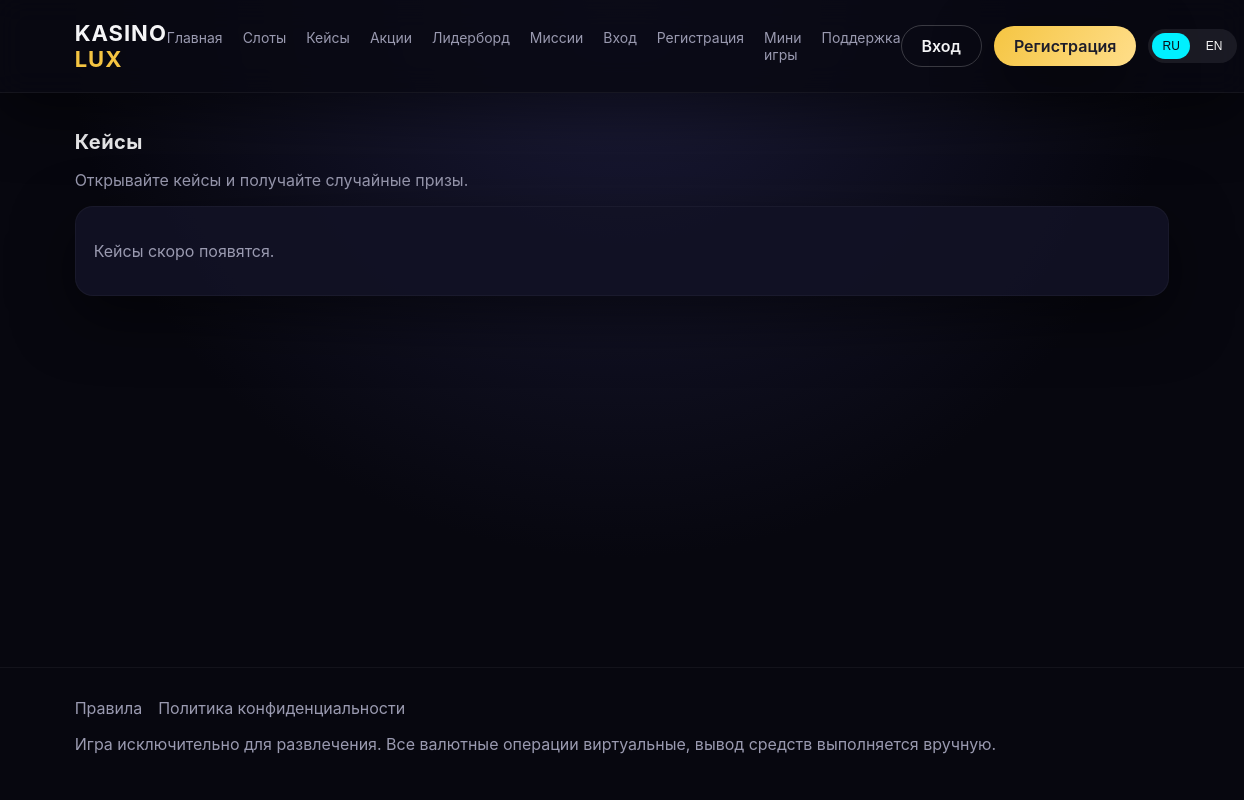
/cases.php, run on an earlier commit of the app's database.
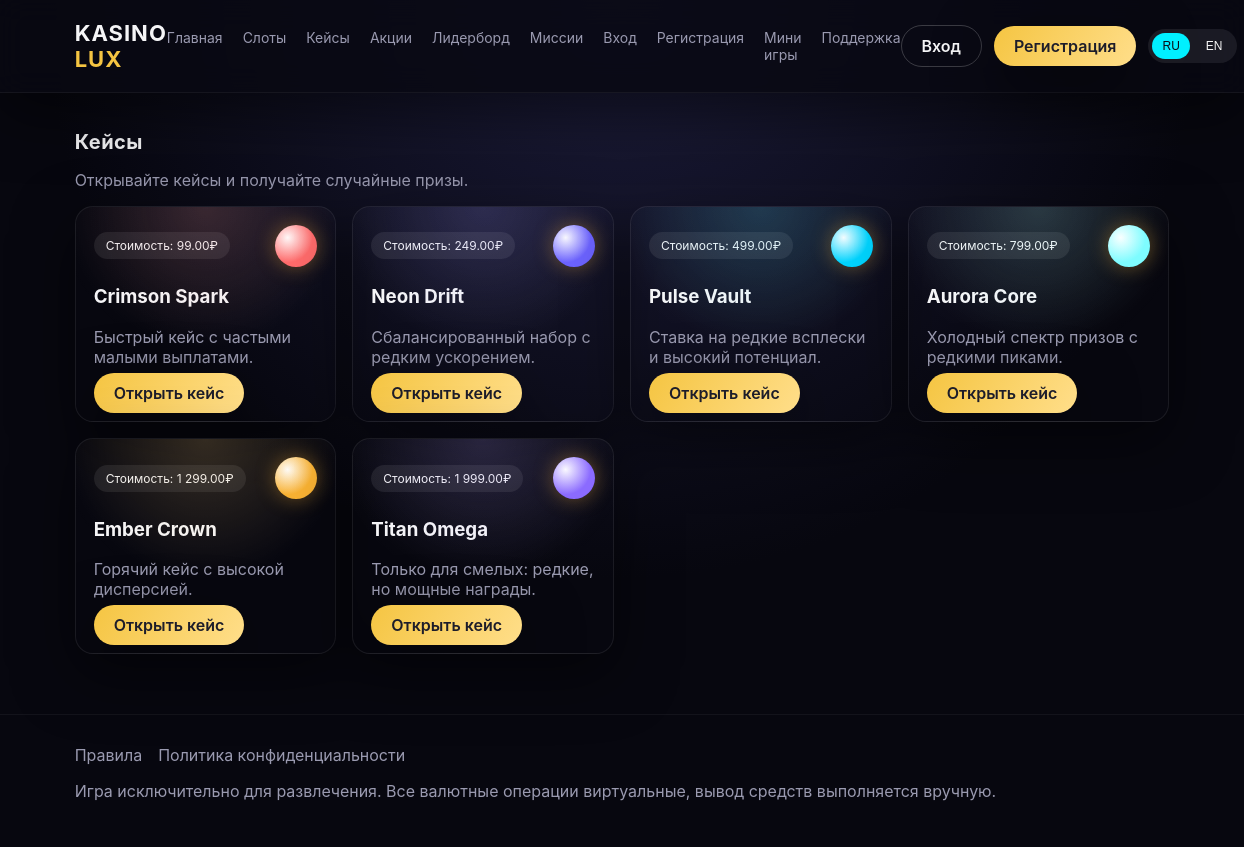
And on a later commit of the database.
### tables this page shows
CREATE TABLE cases (
    id INT AUTO_INCREMENT PRIMARY KEY,
    slug VARCHAR(120) NOT NULL UNIQUE,
    name VARCHAR(120) NOT NULL,
    description TEXT,
    price DECIMAL(12,2) NOT NULL,
    accent_color VARCHAR(20) DEFAULT '#f9b233',
    is_active TINYINT(1) DEFAULT 1,
    created_at TIMESTAMP DEFAULT CURRENT_TIMESTAMP
);

### config.php (called while the page is built)
<?php
return [
    'site' => [
        'name' => 'Kasino Lux',
        'base_url' => '',
        'default_language' => 'ru',
        'support_email' => 'support@example.com',
        'demo_mode' => false,
    ],
    'mail' => [
        'enabled' => false,
        'host' => 'smtp.example.com',
        'port' => 587,
        'encryption' => 'tls',
        'username' => 'smtp_user',
        'password' => 'smtp_password',
        'from_email' => 'support@example.com',
        'from_name' => 'Kasino Lux',
    ],
    'db' => [
        'host' => 'localhost',
        'name' => 'kasino',
        'user' => 'root',
        'pass' => '',
        'charset' => 'utf8mb4',
    ],
    'security' => [
        'session_name' => 'kasino_session',
        'csrf_key' => 'change_this_secret_key',
        'rate_limit' => [
            'login' => ['window' => 300, 'max' => 10],
            'spin' => ['window' => 60, 'max' => 120],
            'withdrawal' => ['window' => 3600, 'max' => 5],
        ],
    ],
    'payments' => [
        'sbp' => [
            'merchant_id' => 'SBP_MERCHANT_ID',
            'secret' => 'SBP_SECRET',
            'min_amount' => 100,
            'max_amount' => 100000,
        ],
    ],
    'bonuses' => [
        'daily_amount' => 50,
        'welcome_amount' => 500,
        'welcome_wager' => 20,
        'cashback_percent' => 5,
    ],
    'pwa' => [
        'name' => 'Kasino Lux',
        'short_name' => 'Kasino',
        'theme_color' => '#0b0b14',
        'background_color' => '#0b0b14',
    ],
    'game' => [
        'min_bet' => 10,
        'max_bet' => 1000,
    ],
];

### cases.php (the view)
<?php
require __DIR__ . '/helpers.php';
render_header(t('cases_title'));
$cases = db()->query('SELECT * FROM cases WHERE is_active = 1 ORDER BY price ASC')->fetchAll();
?>
<section class="section">
    <div class="section-header">
        <div>
            <h2><?php echo t('cases_title'); ?></h2>
            <p class="muted"><?php echo t('cases_subtitle'); ?></p>
        </div>
    </div>
    <div class="cards cases-grid">
        <?php foreach ($cases as $case): ?>
            <div class="card case-card" style="--case-accent: <?php echo htmlspecialchars($case['accent_color'], ENT_QUOTES); ?>;">
                <div class="case-card-header">
                    <div class="case-badge"><?php echo t('case_price'); ?>: <?php echo number_format((float) $case['price'], 2, '.', ' '); ?>₽</div>
                    <div class="case-orb"></div>
                </div>
                <h3><?php echo htmlspecialchars($case['name'], ENT_QUOTES); ?></h3>
                <p class="muted"><?php echo htmlspecialchars($case['description'] ?? '', ENT_QUOTES); ?></p>
                <a class="btn" href="/case.php?case=<?php echo urlencode($case['slug']); ?>"><?php echo t('case_open'); ?></a>
            </div>
        <?php endforeach; ?>
        <?php if (!$cases): ?>
            <div class="card">
                <p class="muted">Кейсы скоро появятся.</p>
            </div>
        <?php endif; ?>
    </div>
</section>
<?php render_footer(); ?>

### helpers.php (shortened to what this page needs)
<?php
$config = require __DIR__ . '/config.php';
function db(): PDO
{
    $config = require __DIR__ . '/config.php';
    $dsn = sprintf(
        'mysql:host=%s;dbname=%s;charset=%s',
        $config['db']['host'],
        $config['db']['name'],
        $config['db']['charset']
    );
    $pdo = new PDO($dsn, $config['db']['user'], $config['db']['pass'], [
        PDO::ATTR_ERRMODE => PDO::ERRMODE_EXCEPTION,
        PDO::ATTR_DEFAULT_FETCH_MODE => PDO::FETCH_ASSOC,
        PDO::ATTR_EMULATE_PREPARES => false,
    ]);
    return $pdo;
}
function current_user(): ?array
{
    if (empty($_SESSION['user_id'])) {
        return null;
    }
    $stmt = db()->prepare('SELECT * FROM users WHERE id = ?');
    $stmt->execute([$_SESSION['user_id']]);
    $user = $stmt->fetch();
    return $user;
}
function lang(): string
{
    $config = require __DIR__ . '/config.php';
    $user = current_user();
    return $config['site']['default_language'];
}
function t(string $key): string
{
    $translations = require __DIR__ . '/translations.php';
    $language = lang();
    return $translations[$language][$key];
}
function render_header(string $title): void
{
    $config = require __DIR__ . '/config.php';
    $language = lang();
    $authed = current_user() ? '1' : '0';
    echo "<!doctype html>\n";
    echo "<html lang=\"{$language}\">\n";
    echo "<head>\n";
    echo "<link rel=\"stylesheet\" href=\"/assets/css/style.css\">\n";
    echo "</head>\n";
    echo "<body data-auth=\"{$authed}\">\n";
    echo "<div class=\"app\">\n";
    echo "<header class=\"topbar\">\n";
    echo "<div class=\"logo\">Kasino <span>Lux</span></div>\n";
    echo "<nav class=\"nav\">\n";
    echo "<a href=\"/index.php\">" . t('nav_home') . "</a>\n";
    echo "<a href=\"/slots.php\">" . t('nav_slots') . "</a>\n";
    echo "<a href=\"/cases.php\">" . t('nav_cases') . "</a>\n";
    echo "<a href=\"/promotions.php\">" . t('nav_promotions') . "</a>\n";
    echo "<a href=\"/leaderboard.php\">" . t('nav_leaderboard') . "</a>\n";
    echo "<a href=\"/missions.php\">" . t('nav_missions') . "</a>\n";
    if (!current_user()) {
        echo "<a href=\"/login.php\">" . t('nav_login') . "</a>\n";
        echo "<a href=\"/register.php\">" . t('nav_register') . "</a>\n";
    }
    echo "<a href=\"/minigames.php\">" . t('nav_minigames') . "</a>\n";
    echo "<a href=\"/support.php\">" . t('nav_support') . "</a>\n";
    echo "</nav>\n";
    echo "<div class=\"topbar-actions\">\n";
    if (current_user()) {
        echo "<a class=\"btn\" href=\"/profile.php\">" . t('nav_profile') . "</a>\n";
        echo "<a class=\"btn ghost\" href=\"/logout.php\">" . t('nav_logout') . "</a>\n";
    } else {
        echo "<a class=\"btn ghost\" href=\"/login.php\">" . t('nav_login') . "</a>\n";
        echo "<a class=\"btn\" href=\"/register.php\">" . t('nav_register') . "</a>\n";
    }
    echo "<div class=\"lang-switch\" data-lang=\"{$language}\">\n";
    echo "<button data-lang-btn=\"ru\">RU</button>\n";
    echo "<button data-lang-btn=\"en\">EN</button>\n";
    echo "</div>\n";
    echo "</div>\n";
    echo "</header>\n";
}
function render_footer(): void
{
    echo "<footer class=\"footer\">\n";
    echo "<div class=\"footer-links\">\n";
    echo "<a href=\"/terms.php\">" . t('nav_terms') . "</a>\n";
    echo "<a href=\"/privacy.php\">" . t('nav_privacy') . "</a>\n";
    echo "</div>\n";
    echo "<p class=\"legal\">" . t('legal_notice') . "</p>\n";
    echo "</footer>\n";
    echo "</div>\n";
    echo "</body>\n";
    echo "</html>\n";
}

### assets/css/style.css (style rules this page uses)
:root { --bg: #0b0b14; --panel: #121225; --panel-strong: #181834; --accent: #f5c542; --accent-soft: rgba(245, 197, 66, 0.2); --neon: #00f0ff; --neon-soft: rgba(0, 240, 255, 0.15); --text: #f5f5f7; --muted: #9a9ab0; --danger: #ff5f6d; --success: #3ef7b0; --shadow: 0 20px 60px rgba(0, 0, 0, 0.5); --glow: 0 0 30px rgba(0, 240, 255, 0.2); font-family: 'Inter', 'Segoe UI', system-ui, sans-serif; }
* { box-sizing: border-box; }
body { margin: 0; background: radial-gradient(circle at top, #1c1c3a, #07070f 55%) fixed; color: var(--text); }
a { color: inherit; text-decoration: none; }
.app { min-height: 100vh; display: flex; flex-direction: column; }
.topbar { display: flex; align-items: center; justify-content: space-between; padding: 20px 6vw; background: rgba(9, 9, 18, 0.85); backdrop-filter: blur(14px); border-bottom: 1px solid rgba(255, 255, 255, 0.05); position: sticky; top: 0; z-index: 50; box-shadow: var(--shadow); }
.logo { font-size: 22px; font-weight: 700; letter-spacing: 1px; text-transform: uppercase; }
.logo span { color: var(--accent); }
.nav { display: flex; gap: 20px; font-size: 14px; color: var(--muted); }
.topbar-actions { display: flex; align-items: center; gap: 12px; }
.btn { padding: 10px 20px; border-radius: 999px; background: linear-gradient(120deg, var(--accent), #ffde8a); color: #1d1d2a; font-weight: 600; border: none; cursor: pointer; box-shadow: var(--shadow); transition: transform 0.2s ease, box-shadow 0.2s ease; }
.btn.ghost { background: transparent; border: 1px solid rgba(255, 255, 255, 0.2); color: var(--text); box-shadow: none; }
.lang-switch { display: flex; gap: 6px; background: rgba(255, 255, 255, 0.08); padding: 4px; border-radius: 999px; }
.lang-switch button { background: transparent; border: none; color: var(--text); padding: 6px 10px; border-radius: 999px; cursor: pointer; font-size: 12px; }
.lang-switch button.active { background: var(--neon); color: #0b0b14; }
.section { padding: 20px 6vw 60px; }
.section h2 { font-size: 20px; margin-bottom: 16px; letter-spacing: 0.5px; }
.cards { display: grid; gap: 16px; grid-template-columns: repeat(auto-fit, minmax(200px, 1fr)); }
.card { background: rgba(18, 18, 37, 0.9); padding: 18px; border-radius: 18px; border: 1px solid rgba(255, 255, 255, 0.04); box-shadow: var(--shadow); transition: transform 0.2s ease, border-color 0.2s ease; }
.muted { color: var(--muted); }
.footer { margin-top: auto; padding: 30px 6vw; border-top: 1px solid rgba(255, 255, 255, 0.05); color: var(--muted); }
.footer-links { display: flex; gap: 16px; margin-bottom: 10px; }
.cases-grid { grid-template-columns: repeat(auto-fit, minmax(220px, 1fr)); }
.case-card { position: relative; overflow: hidden; border: 1px solid rgba(255, 255, 255, 0.08); background: radial-gradient(circle at top, rgba(255, 255, 255, 0.08), transparent 60%); }
.case-card::after { content: ''; position: absolute; inset: 0; background: radial-gradient(circle at top, var(--case-accent, #f9b233), transparent 55%); opacity: 0.12; pointer-events: none; }
.case-card-header { display: flex; justify-content: space-between; align-items: center; margin-bottom: 12px; }
.case-badge { padding: 6px 12px; border-radius: 999px; background: rgba(255, 255, 255, 0.08); font-size: 12px; }
.case-orb { width: 42px; height: 42px; border-radius: 50%; background: radial-gradient(circle at 30% 30%, #fff, var(--case-accent, #f9b233) 60%); box-shadow: 0 0 20px rgba(249, 178, 51, 0.4); animation: casePulse 3s ease-in-out infinite; }

What changed in the data, as far as the page shows it:
added cases: price "99.00", name "Crimson Spark", description "Быстрый кейс с частыми малыми выплатами."
added cases: price "249.00", name "Neon Drift", description "Сбалансированный набор с редким ускорением."
added cases: price "499.00", name "Pulse Vault", description "Ставка на редкие всплески и высокий потенциал."
added cases: price "799.00", name "Aurora Core", description "Холодный спектр призов с редкими пиками."
added cases: price "1 299.00", name "Ember Crown", description "Горячий кейс с высокой дисперсией."
added cases: price "1 999.00", name "Titan Omega", description "Только для смелых: редкие, но мощные награды."
Also different on the page:
text no longer shown: "Кейсы скоро появятся."
